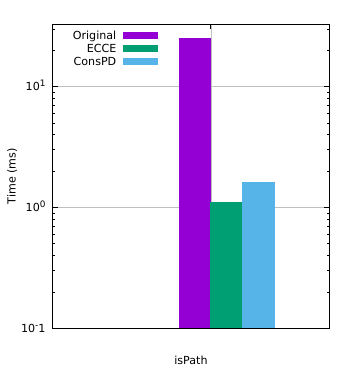

Write gnuplot code to recreate this figure.
set datafile separator ','

set terminal pdf size 3.5, 3.8
set output 'path.pdf'

set style data histogram  
set style fill solid

set logscale y 10

set format y "10^%L"

set size ratio 1.1

set xrange [0:1.75]
set yrange [0:33]

set ylabel 'Time (ms)' # label for the Y axis
set xlabel 'isPath' # label for the X axis

set key left top

set style line 100 lt 1 lc rgb "grey" lw 0.5 # linestyle for the grid
set grid ls 100 # enable grid with specific linestyle

plot 'path.csv' u 2:xtic(1) title "Original", 'path.csv' u 3:xtic(1) title "ECCE", 'path.csv' u 4:xtic(1) title "ConsPD"
